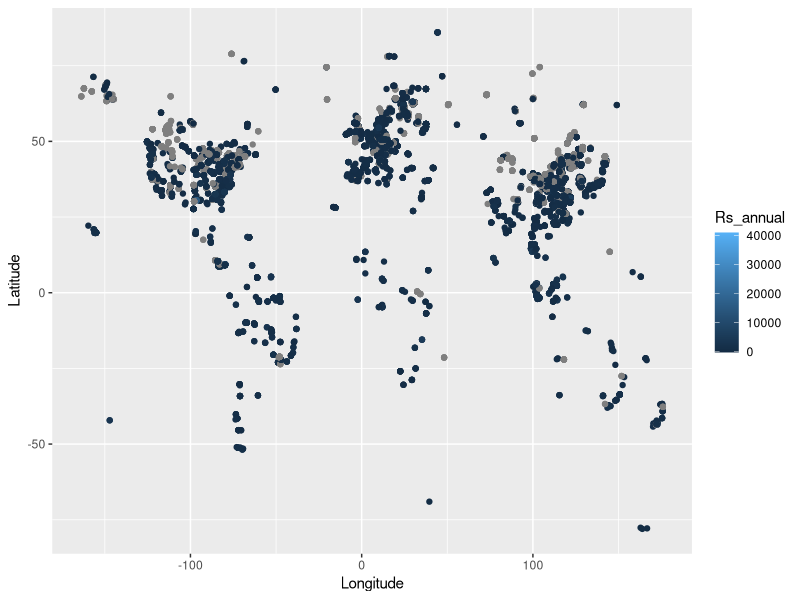

Write R code to recreate this figure.
srdbData <- read.csv("srdb-data.csv")
library(dplyr)
srdbData %>% 
  select(Latitude, Longitude, Study_midyear, Rs_annual, Rs_growingseason) %>% 
  filter(!is.na(Rs_annual) | !is.na(Rs_growingseason)) ->
  srdb_filtered

# Sanity check: plot the data
library(ggplot2)
p <- ggplot(srdb_filtered, aes(Longitude, Latitude, color = Rs_annual)) + geom_point()
print(p)